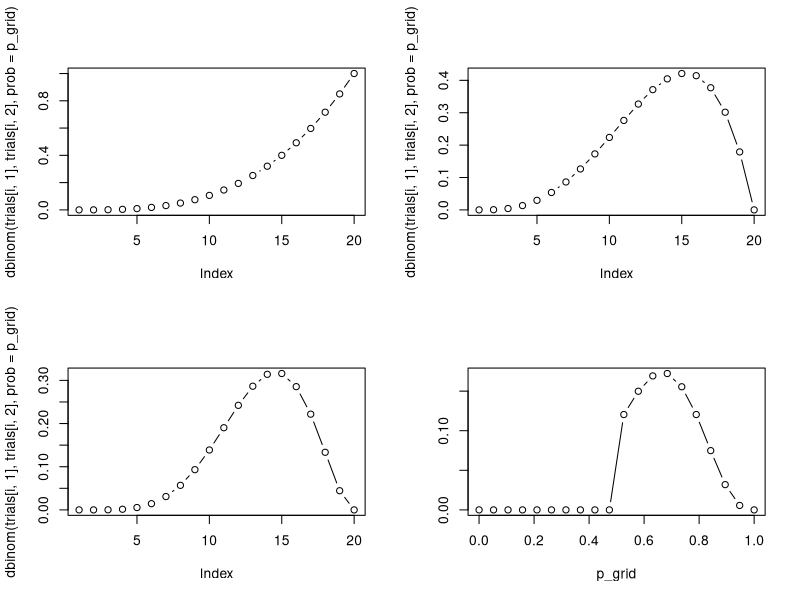

Generate this figure with R:

#chapter 2 excercises
#easy
w<-c(.3,1);
pulls<-c(.5,.5)
w*pulls/sum(w*pulls)

ways<-c(0,1,2)
ways/sum(ways)

ways<-c(0,1,4)
ways/sum(ways)

#medium
ways<-c(0,1,2)
pull<-c(3,2,1)
df<-data.frame(cbind(ways,pull))

new.ways<-ways*pull

df<-data.frame(cbind(df,new.ways,new.ways/sum(new.ways)))

colnames(df)<-(c("prior ways",'weighted',"new ways to pull","final prob"))

p_grid<-seq(from=0,to=1,length.out=20 )
print("here is the pgrid")
p_grid

prior <-rep(1,20)  #uniform prior assumption
prior <-ifelse(p_grid<.5,0,1)  #stepwise
prior

trials<-matrix(data=c(3,3,3,4,5,7),ncol=2,nrow=3, byrow=T)
par(mfrow=c(2,2))
for(i in 1:nrow(trials)){
  cat ("binomial demo ",i)
  print(dbinom(trials[i,1], trials[i,2],prob=p_grid))
  plot(dbinom(trials[i,1], trials[i,2],prob=p_grid),type='b')
}

likelihood<-dbinom(6,9,prob=p_grid)
unstd.posterior<-likelihood*prior
posterior<-unstd.posterior/sum(unstd.posterior)
df1<-cbind(p_grid,round(posterior,10))
plot(df1,type='b')

#Hard

#panda A gives twins 10%
#panda B gives twins 20%
#each panda type 50% likely

#witness a new panda give twins.  What's the probability the next birth is twins?

#twins similar to water, singles to land.

